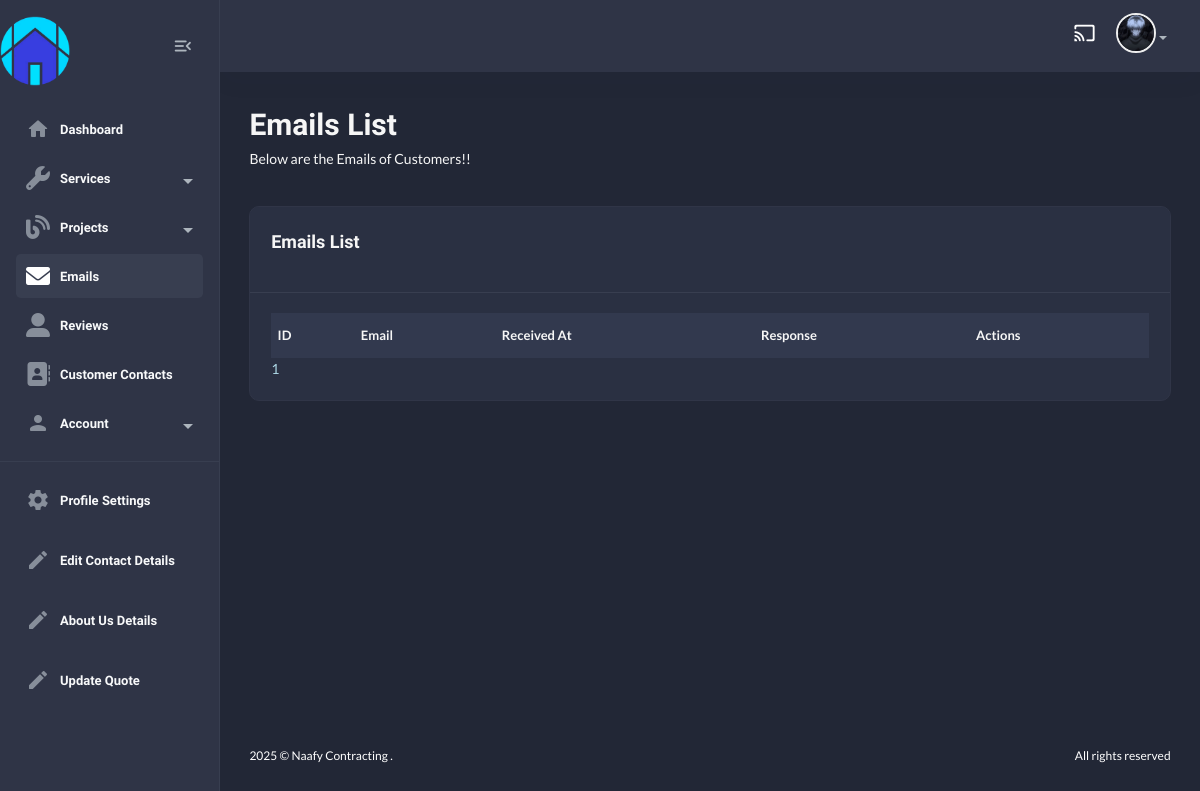
The app's page /useradmin/emails/ (signed in), older data.
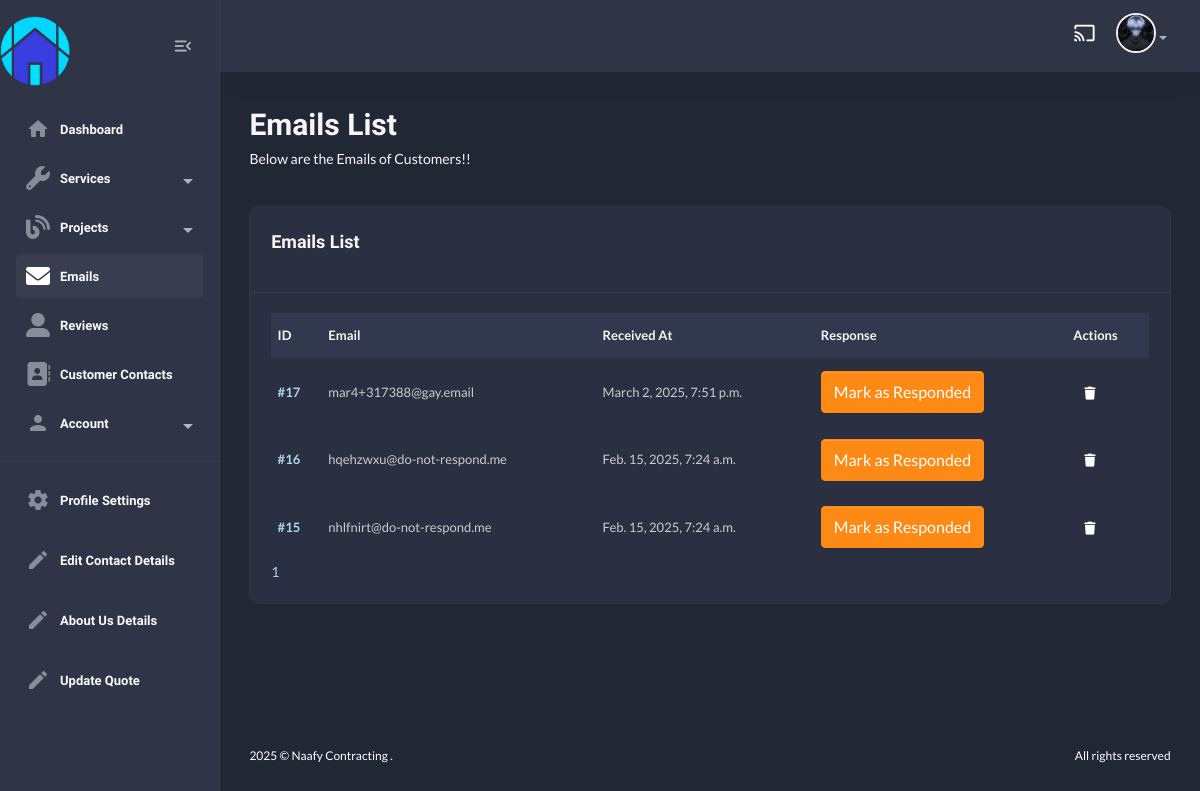
The same page, newer data.
### contact/models.py (models this page shows, shortened)
class Email(models.Model):
    email = models.EmailField(unique=True, max_length=254)
    sent_at = models.DateTimeField(auto_now=True)
    responded = models.BooleanField(default=False)

### useradmin/views.py (the view)
# urls.py: path("emails/", views.email_view, name="email-list"),
@login_required
def email_view(request):
    emails = Email.objects.all().order_by("-id")
    paginator = Paginator(emails, 10)
    page_number = request.GET.get("page")
    page_obj = paginator.get_page(page_number)
    context = {
        "emails" : page_obj,
    }
    return render(request, "useradmin/email-list.html", context)

### home/context_processors.py (called while the page is built)
def default(request):
    contact_details = ContactDetails.objects.first()
    return {
        "contact_details" : contact_details,
    }

### templates/useradmin/email-list.html (shortened to what this page needs)
{% extends "useradmin/base.html" %}
    {% load static %}
        {% block content %}
            <section class="content-main">
                <div class="content-header">
                    <div>
                        <h2 class="content-title card-title">Emails List</h2>
                        <p>Below are the Emails of Customers!!</p>
                    </div>
                </div>
                <div class="card mb-4">
                    <header class="card-header">
                        <h4 class="card-title">Emails List</h4>
                    </header>
                    <div class="card-body">
                        <div class="table-responsive">
                            <div class="table-responsive">
                                <table class="table align-middle table-nowrap mb-0">
                                    <thead class="table-light">
                                        <tr>
                                            <th class="align-middle" scope="col">ID</th>
                                            <th class="align-middle" scope="col">Email</th>
                                            <th class="align-middle" scope="col">Received At</th>
                                            <th class="align-middle" scope="col">Response</th>
                                            <th class="align-middle" scope="col">Actions</th>
                                        </tr>
                                    </thead>
                                    <tbody>
                                        {% for e in emails %}
                                            <tr>
                                                <td><a class="fw-bold">#{{e.id}}</a></td>
                                                <td>{{e.email}}</td>
                                                <td>{{e.sent_at}}</td>
                                                <td>
                                                    {% if e.responded %}
                                                        <span class="badge bg-success">Responded</span>
                                                    {% else %}
                                                        <form method="POST" action="{% url 'useradmin:mark-as-responded' e.id %}">
                                                            <button type="submit" class="btn btn-warning">Mark as Responded</button>
                                                        </form>
                                                    {% endif %}
                                                </td>
                                                <td>
                                                    <a href="{% url 'useradmin:delete-email' e.id %}" class="btn btn-sm d-inline"><i class="fas fa-trash"></i></a>
                                                </td>
                                            </tr>
                                        {% endfor %}
                                    </tbody>
                                </table>
                            </div>
                        </div>
                        <div class="row">
                            <div class="col-lg-12">
                                <div class="blog__pagination">
                                    {% for num in emails.paginator.page_range %}
                                        {% if emails.number == num %}
                                            <a href="?page={{ num }}" class="active">{{ num }}</a>
                                        {% else %}
                                            <a href="?page={{ num }}">{{ num }}</a>
                                        {% endif %}
                                    {% endfor %}
                                </div>
                            </div>
                        </div>
                    </div>
                </div>
            </section>
{% endblock content %}

### templates/useradmin/base.html (shortened to what the changed rows need)
{% load static %}
<!DOCTYPE html>
<html lang="en">
    <head>
        <link href="{% static 'assets1/css/main.css' %}" rel="stylesheet" type="text/css" />
        <link rel="stylesheet" href="https://use.fontawesome.com/releases/v5.15.4/css/all.css">
        <link rel="stylesheet" href="{% static 'css/custom.css' %}" type="text/css">
        <link rel="stylesheet" href="https://cdnjs.cloudflare.com/ajax/libs/font-awesome/6.0.0/css/all.min.css">
    </head>
    <body class="dark">
        <aside class="navbar-aside" id="offcanvas_aside">
            <div class="d-flex justify-content-center align-items-center">
                <a href="{% url 'home:home' %}" target="_blank" class="brand-wrap">
                    <img src="{% static 'img/logo.png' %}" class="logo mr-100 mt-3" width="70px" alt="Naafy Dashboard" />
                </a>
            </div>
                    <li class="menu-item {% url 'useradmin:dashboard' as dashboard_url %} {% if request.path == dashboard_url %}active{% endif %}">
                    </li>
                    <li class="menu-item {% url 'useradmin:email-list' as email_list_url %} {% if request.path == email_list_url %}active{% endif %}">
                    </li>
                    <li class="menu-item {% url 'useradmin:reviews-list' as reviews_list_url %} {% if request.path == reviews_list_url %}active{% endif %}">
                    </li>
                    <li class="menu-item {% url 'useradmin:contact-list' as contact_list_url %} {% if request.path == contact_list_url %}active{% endif %}">
                    </li>
        </aside>
        <main class="main-wrap">
            {% block content %}
            {% endblock content %}
        </main>
    </body>
</html>

Row changes from the older to the newer data that the page shows:
added Email: id "17", email "mar4+317388@gay.email", sent_at "March 2, 2025, 7:51 p.m.", responded "Mark as Responded"
added Email: id "16", email "hqehzwxu@do-not-respond.me", sent_at "Feb. 15, 2025, 7:24 a.m.", responded "Mark as Responded"
added Email: id "15", email "nhlfnirt@do-not-respond.me", sent_at "Feb. 15, 2025, 7:24 a.m.", responded "Mark as Responded"
